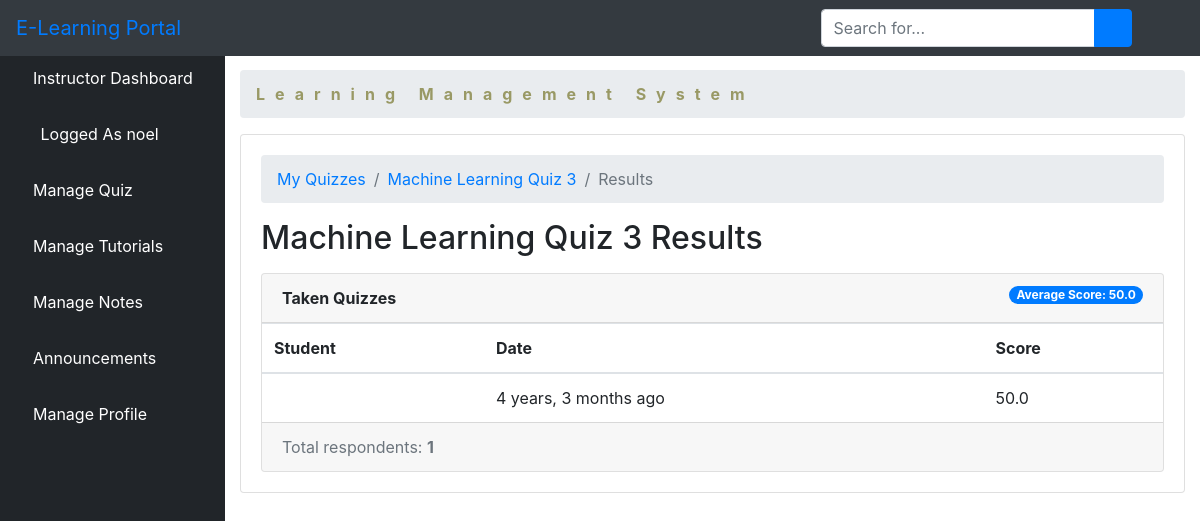
Screenshot of /quiz/17/results/ (signed in) with the database file from the repository.
### elearn/models.py (models this page shows, shortened)
class User(AbstractUser):
    is_learner = models.BooleanField(default=False)
    is_instructor = models.BooleanField(default=False)
    is_admin = models.BooleanField(default=False)

class Quiz(models.Model):
    owner = models.ForeignKey(User, on_delete=models.CASCADE, related_name='quizzes')
    name = models.CharField(max_length=255)
    course = models.ForeignKey(Course, on_delete=models.CASCADE, related_name='quizzes')

class TakenQuiz(models.Model):
    learner = models.ForeignKey(Learner, on_delete=models.CASCADE, related_name='taken_quizzes')
    quiz = models.ForeignKey(Quiz, on_delete=models.CASCADE, related_name='taken_quizzes')
    score = models.FloatField()
    date = models.DateTimeField(auto_now_add=True)

### elearn/views.py (the view)
# urls.py: path('quiz/<int:pk>/results/', views.QuizResultsView.as_view(), name='quiz_results'),
class QuizResultsView(DeleteView):
    model = Quiz
    context_object_name = 'quiz'
    template_name = 'dashboard/instructor/quiz_results.html'
    def get_context_data(self, **kwargs):
        quiz = self.get_object()
        taken_quizzes =quiz.taken_quizzes.select_related('learner__user').order_by('-date')
        total_taken_quizzes = taken_quizzes.count()
        quiz_score = quiz.taken_quizzes.aggregate(average_score=Avg('score'))
        extra_context = {
        'taken_quizzes': taken_quizzes,
        'total_taken_quizzes': total_taken_quizzes,
        'quiz_score':quiz_score
        }
        kwargs.update(extra_context)
        return super().get_context_data(**kwargs)
    def get_queryset(self):
        return self.request.user.quizzes.all()

### elearn/templates/dashboard/instructor/quiz_results.html (shortened to what this page needs)
{% extends 'dashboard/instructor/base.html' %}
{% load crispy_forms_tags humanize %}
{% block body %}
<div class="container-fluid" style="padding-top: 20px">
            <ol class="breadcrumb">
                <li class="breadcrumb-item">
                    <a href="#" style="color: #999965; font-weight: bold; letter-spacing: 10px">Learning Management System</a>
                </li>
            </ol>
            <div class="card mb-3">
                <div class="card-body">
   <nav aria-label="breadcrumb">
    <ol class="breadcrumb">
      <li class="breadcrumb-item"><a href="{% url 'quiz_change_list' %}">My Quizzes</a></li>
      <li class="breadcrumb-item"><a href="{% url 'quiz_change' quiz.pk %}">{{ quiz.name }}</a></li>
      <li class="breadcrumb-item active" aria-current="page">Results</li>
    </ol>
  </nav>
  <h2 class="mb-3">{{ quiz.name }} Results</h2>
  <div class="card">
    <div class="card-header">
      <strong>Taken Quizzes</strong>
      <span class="badge badge-pill badge-primary float-right">Average Score: {{ quiz_score.average_score|default_if_none:0.0 }}</span>
    </div>
    <table class="table mb-0">
      <thead>
        <tr>
          <th>Student</th>
          <th>Date</th>
          <th>Score</th>
        </tr>
      </thead>
      <tbody>
        {% for taken_quiz in taken_quizzes %}
          <tr>
            <td>{{ taken_quiz.student.user.username }}</td>
            <td>{{ taken_quiz.date|naturaltime }}</td>
            <td>{{ taken_quiz.score }}</td>
          </tr>
        {% endfor %}
      </tbody>
    </table>
    <div class="card-footer text-muted">
      Total respondents: <strong>{{ total_taken_quizzes }}</strong>
    </div>
  </div>
        </div>
    </div>
                </div>
            </div>
{% endblock body %}

### elearn/templates/dashboard/instructor/base.html (shortened to what this page needs)
<!DOCTYPE html>
<html lang="en">
<head>
    {% load static %}
    <link href="{% static 'vendor/fontawesome-free/css/all.min.css' %}" rel="stylesheet" type="text/css">
    <link href="{% static 'vendor/datatables/dataTables.bootstrap4.css' %}" rel="stylesheet">
    <link href="{% static 'css/sb-admin.css' %}" rel="stylesheet">
</head>
<body id="page-top">
<nav class="navbar navbar-expand navbar-dark bg-dark fixed-top">
    <a class="navbar-brand mr-1 text-primary" href="">E-Learning Portal</a>
    <button class="btn btn-link btn-sm text-white order-1 order-sm-0" id="sidebarToggle" href="#">
        <i class="fas fa-bars"></i>
    </button>
    <form class="d-none d-md-inline-block form-inline ml-auto mr-0 mr-md-3 my-2 my-md-0">
        <div class="input-group">
            <input type="text" class="form-control" placeholder="Search for..." aria-label="Search" aria-describedby="basic-addon2">
            <div class="input-group-append">
                <button class="btn btn-primary" type="button">
                    <i class="fas fa-search"></i>
                </button>
            </div>
        </div>
    </form>
    <ul class="navbar-nav ml-auto ml-md-0">
        <li class="nav-item dropdown no-arrow">
            <a class="nav-link dropdown-toggle" href="#" id="userDropdown" role="button" data-toggle="dropdown" aria-haspopup="true" aria-expanded="false">
                <i class="fas fa-user-circle fa-fw text-primary"></i>
            </a>
        </li>
    </ul>
</nav>
<div id="wrapper" style="padding-top: 50px;">
<ul class="sidebar navbar-nav">
    <li class="nav-item active">
        <a class="nav-link" href="{% url 'instructor' %}">
         <i class="fa fa-home" aria-hidden="true"></i>
            <span>Instructor Dashboard</span>
        </a>
    </li>
    <li class="nav-item active">
        <a class="nav-link" href="">
            <i class="fas fa-user-circle fa-fw text-primary"></i>
            <span>Logged As {{ user.username }}</span>
        </a>
    </li>
    <li class="nav-item dropdown no-arrow">
                            <a class="nav-link dropdown-toggle" data-toggle="dropdown" aria-haspopup="true" aria-expanded="false" href="">
          <i class="fa fa-th-list" aria-hidden="true"></i>
            <span style="color: white">Manage Quiz</span>
        </a>
        </li>
         <li class="nav-item dropdown no-arrow">
                            <a class="nav-link dropdown-toggle" data-toggle="dropdown" aria-haspopup="true" aria-expanded="false" href="">
            <i class="fas fa-book-reader" aria-hidden="true"></i>
             <span style="color: white">Manage Tutorials</span>
        </a>
        </li>
         <li class="nav-item">
        <a class="nav-link" href="{% url 'lnotes' %}">
            <i class="fas fa-pen" aria-hidden="true"></i>
            <span style="color: white">Manage Notes</span>
        </a>
    </li>
    <li class="nav-item dropdown no-arrow">
                            <a class="nav-link dropdown-toggle" data-toggle="dropdown" aria-haspopup="true" aria-expanded="false" href="">
        <i class="fas fa-bell"></i>
            <span style="color: white">Announcements</span>
        </a>
        </li>
     <li class="nav-item dropdown no-arrow">
                            <a class="nav-link dropdown-toggle" data-toggle="dropdown" aria-haspopup="true" aria-expanded="false" href="">
            <i class="fas fa-user text-default"></i>
            <span style="color: white">Manage Profile</span>
        </a>
        </li>
</ul>
    {% block body %}{% endblock %}

### rows the page displays
User: username "noel"
Quiz: name "Machine Learning Quiz 3"
TakenQuiz: date "4 years, 3 months ago", score "50.0"

### other values shown
{{ quiz_score.average_score|default_if_none:0.0 }} "50.0"
{{ total_taken_quizzes }} "1"
